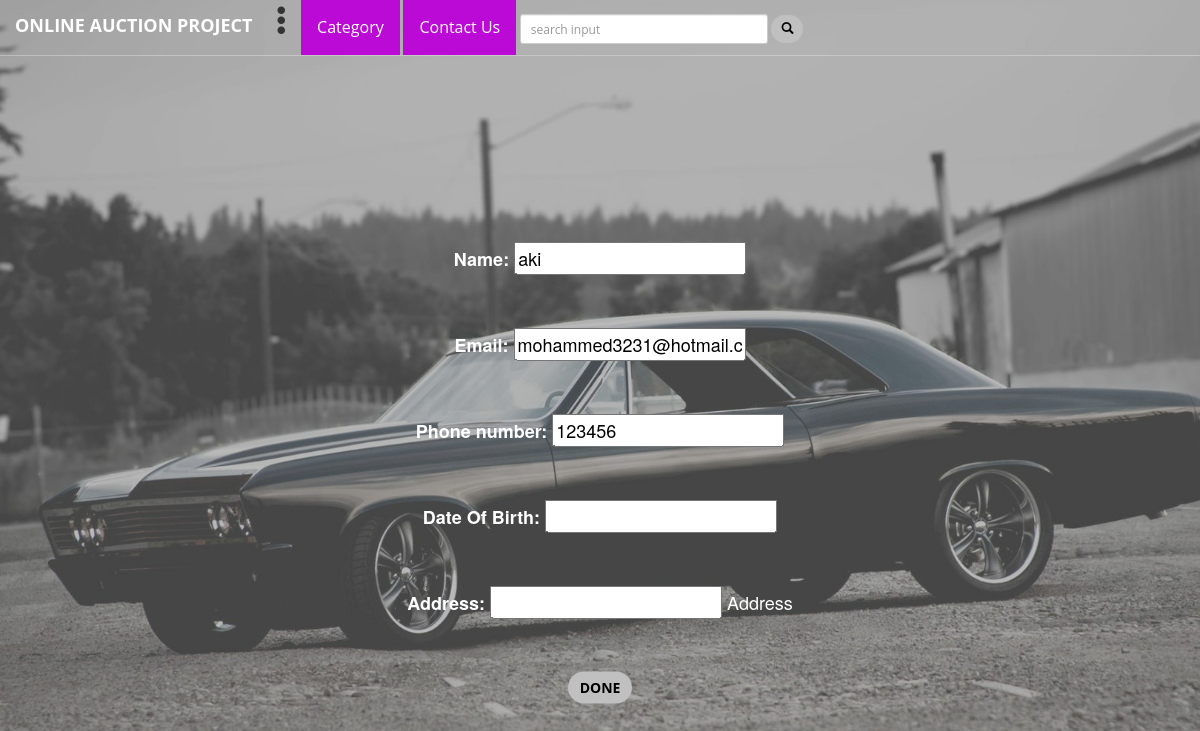
The page /User/edit/1 on the database as committed earlier.
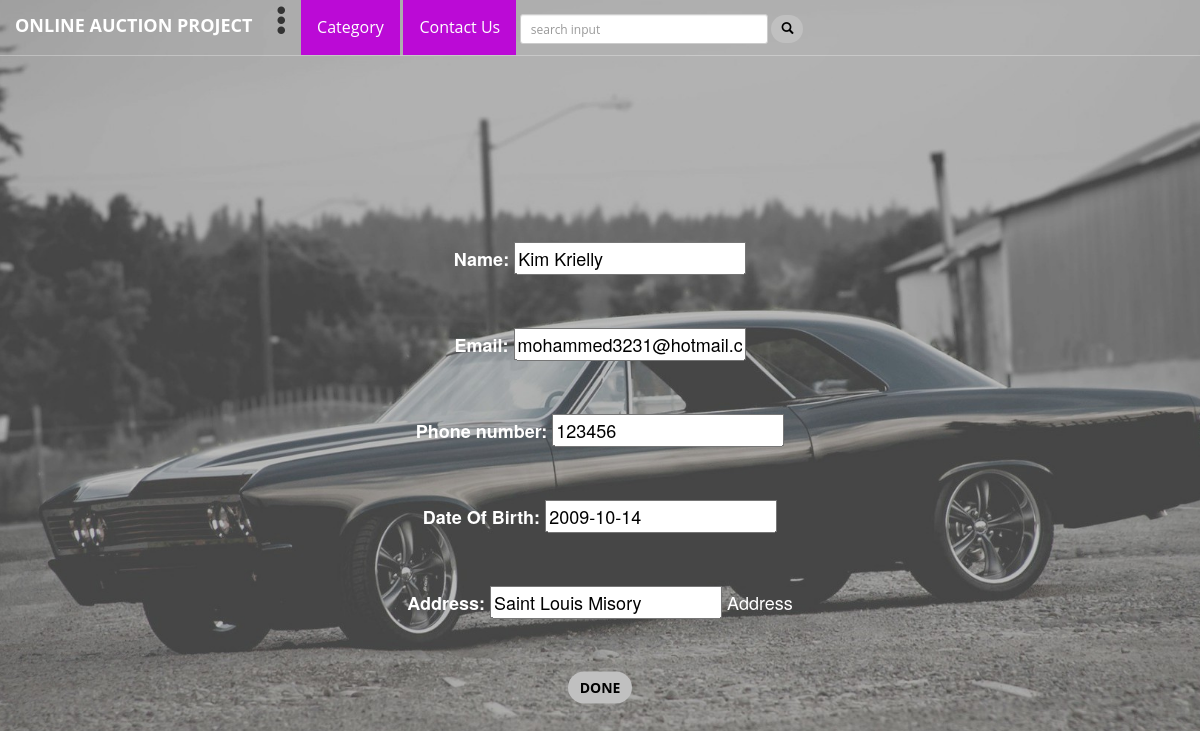
The same page on the database as committed later.
### Users/models.py (models this page shows, shortened)
class User(models.Model):
    name = models.CharField(max_length=120)
    email = models.EmailField()
    Phone_number = models.IntegerField(null=True,blank=True)
    user = models.OneToOneField(settings.AUTH_USER_MODEL, null=True, blank=True)
    address = models.CharField(null=True,blank=True,max_length=64,help_text='Address')
    Date_Of_Birth = models.DateField(null=True,blank=True)

### Users/views.py (the view)
# urls.py: url(r'^edit/(?P<pk>\d+)$',views.Edit_User.as_view(),name='Edit_User',),
class Edit_User(UpdateView):
    model = User
    context_object_name = 'user'
    fields = ['name','email','Phone_number','Date_Of_Birth','address']
    template_name = 'edit_profile.html'

### Users/Templates/edit_profile.html
{% extends "Base.html" %} {%block media%}{{form.media}} {%endblock%}{% block content %}
<form method="post" action="{% url 'Edit_User' user.pk %}">
  {% csrf_token %} {{ form.as_p }}
  <input class="btn btn-default btn-primary" type="submit" value="Done">
</form>
{% endblock %}

Rows that differ between the two databases and show on the page:
changed User "mohammed3231@hotmail.com": name "aki" → "Kim Krielly"; Date_Of_Birth (not shown) → "2009-10-14"; address (not shown) → "Saint Louis Misory"
